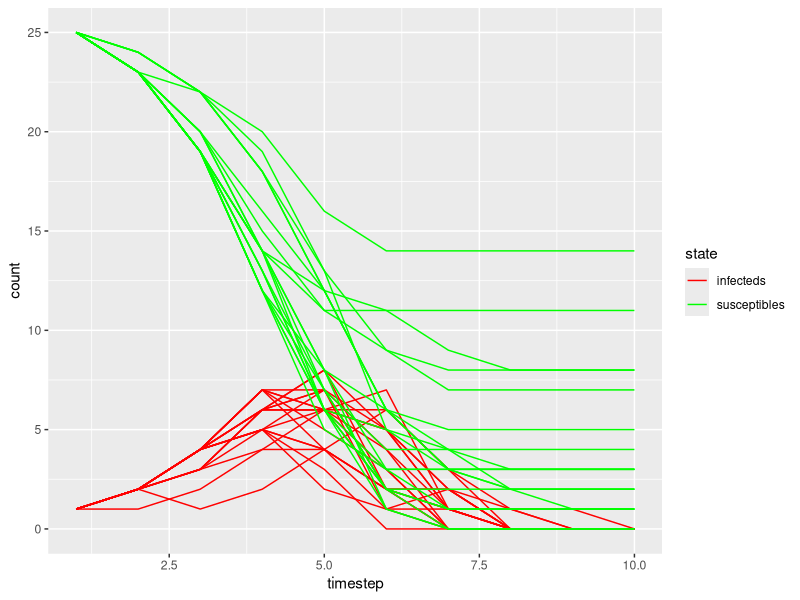
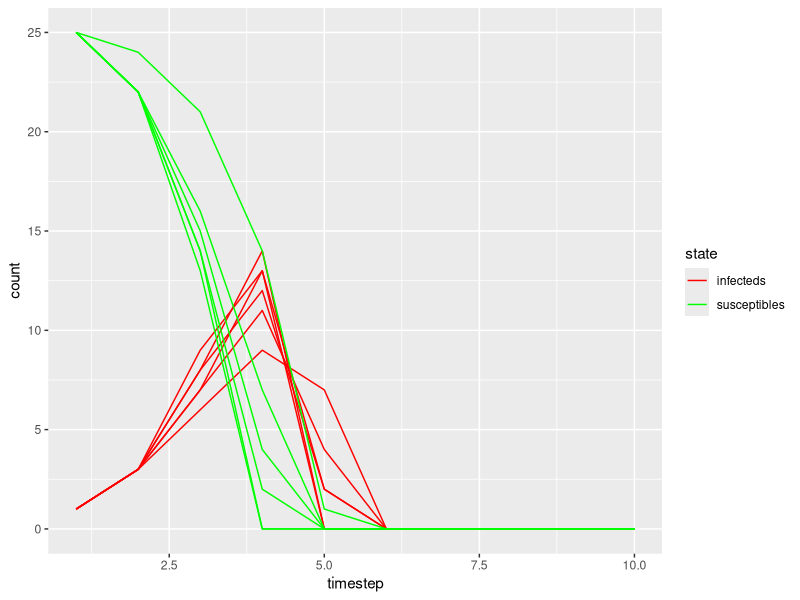
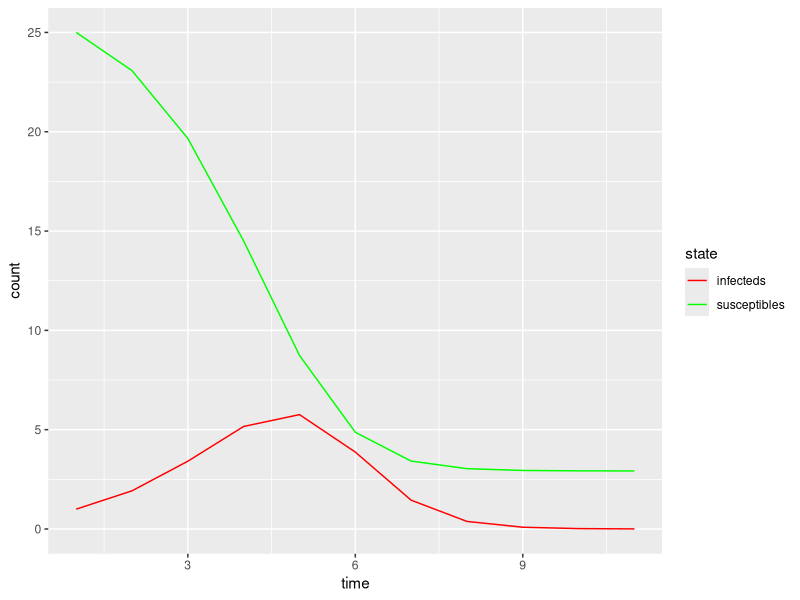
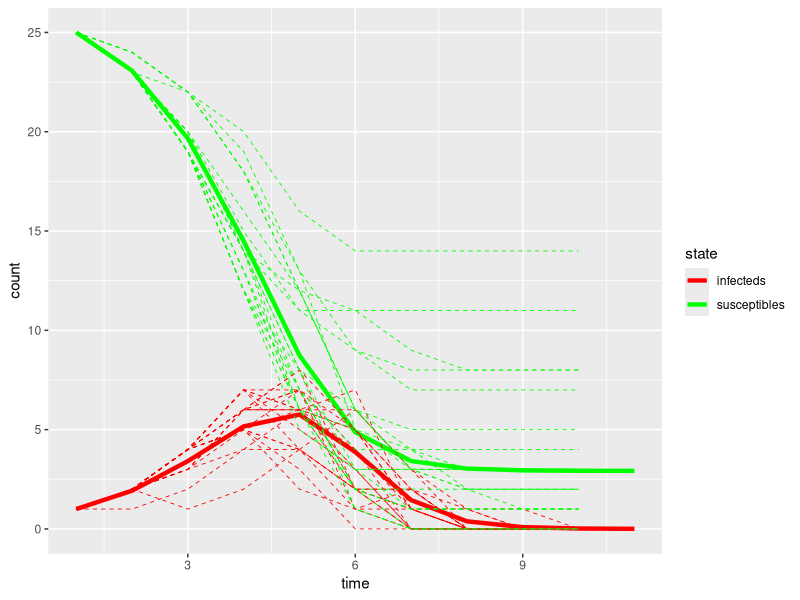
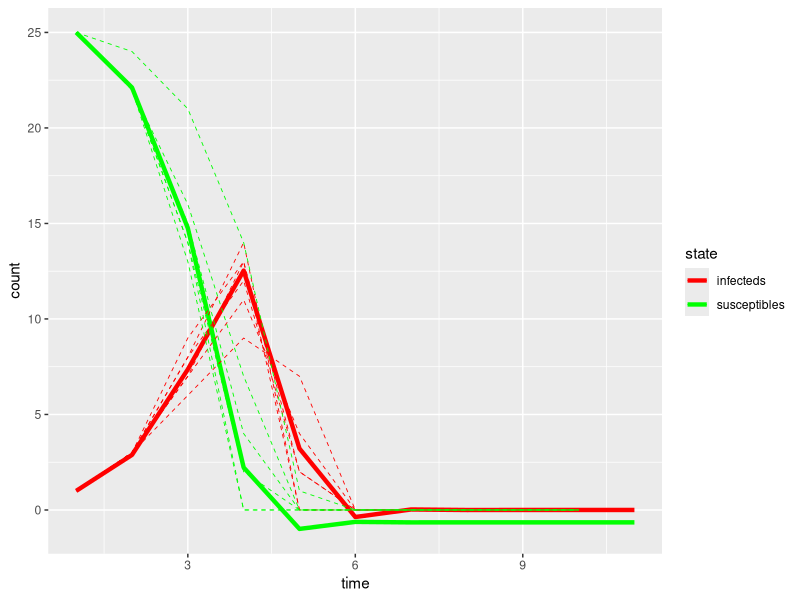
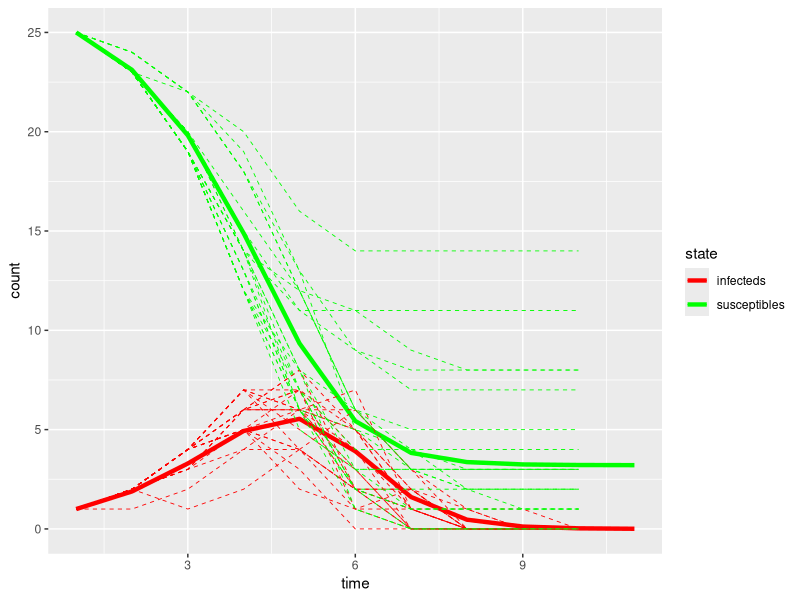

Generate these figures, in order, with R:
## Epidemic Cards Tutorial: computer exercise
## E2M2: Ecological and Epidemiological Modeling in Madagascar
## January 6-14, 2020

## Cara Brook, 2020

## By now, you've been exposed to some of the variety of model
## types used to understand infectious disease data. We'll now work
## with a few of those forms to explain our own data.

## By the end of this tutorial, you should be able to:
##
##  * Make a simple SIR model in discrete time.
##  * Visualize data from a time series of Infected and Susceptible case counts
##  * Fit a simple SIR model (i.e. estimate the transmission parameter) with 
##    logistic regression techniques.

library(plyr)
library(ggplot2)
library(dplyr)

rm(list=ls())
######################################################################
## Part 1: Visualizing your data

## Earlier, you played an epidemic card game and generated several time
## series of infecteds and susceptibles. Let's take a look at these data.

## Import .csv file 
dat <-  read.csv("Epidemic_Cards.csv", header=T)

## (1) Take a look at the form of the dataset
head(dat)


## (2) Select a subset of these data, choosing just those with R0 value = 2 and name that object "dat.R0"
dat.R0 <- subset(dat, R0==2)
head(dat.R0)

## (3) Next,  define the length of our time series. Make a vector titled "time" that is the length of 
## the longest timestep in your dataset.
max(dat.R0$timestep)
time = seq(1,10,1)
time = 1:10


## Look at the vector:
time

## (4) Now, define a variable called "N" that equals your population size (Daniel's pile)
N=26



## (5) Using your data, plot Infecteds over time, with a different line for each trial.
## Color all the Infecteds lines as red.
head(dat.R0)

# Because Cara likes ggplot, she wrote this code to convert the dataset into a form 
# that was better suited for plotting in ggplot
dat.R0.infecteds = dplyr::select(dat.R0, timestep, infecteds, trial, R0) #grab just the infecteds column
dat.R0.susceptibles = dplyr::select(dat.R0, timestep, susceptibles, trial, R0) # grab just the susceptibles column
dat.R0.infecteds$state <- "infecteds" #label
dat.R0.susceptibles$state <- "susceptibles" #label

names(dat.R0.infecteds) <- names(dat.R0.susceptibles) <- c("timestep", "count", "trial", "R0", "state") #make both datasets with the same names
dat.R0.new <- rbind(dat.R0.infecteds, dat.R0.susceptibles) #bind
head(dat.R0.new)

#plot infecteds and susceptibles together in ggplot
colz <- c('susceptibles'= "green", 'infecteds'="red")
p1<- ggplot(data=dat.R0.new) + 
    geom_line(data=subset(dat.R0.new, state=="infecteds"), aes(x=timestep, y=count, group=trial, color=state)) + scale_color_manual(values=colz)+
    geom_line(data=subset(dat.R0.new, state=="susceptibles"), aes(x=timestep, y=count, group=trial, color=state))
print(p1)


## (6) How do things change when R0 = 3? Go back above, and take a new subset of the
## data with R0 = 3, and repeat!

dat.R0.3 <- subset(dat, R0==3)
head(dat.R0.3)
#repeat above to format for ggplot
dat.R0.infecteds.3 = dplyr::select(dat.R0.3, timestep, infecteds, trial, R0)
dat.R0.susceptibles.3 = dplyr::select(dat.R0.3, timestep, susceptibles, trial, R0)
dat.R0.infecteds.3$state <- "infecteds"
dat.R0.susceptibles.3$state <- "susceptibles"

names(dat.R0.infecteds.3) <- names(dat.R0.susceptibles.3) <- c("timestep", "count", "trial", "R0", "state")
dat.R0.new.3 <- rbind(dat.R0.infecteds.3, dat.R0.susceptibles.3)
head(dat.R0.new.3)
tail(dat.R0.new.3)

# (7) and plot
p2<- ggplot(data=dat.R0.new.3) + 
  geom_line(data=subset(dat.R0.new.3, state=="infecteds"), aes(x=timestep, y=count, group=trial, color=state)) + scale_color_manual(values=colz)+
  geom_line(data=subset(dat.R0.new.3, state=="susceptibles"), aes(x=timestep, y=count, group=trial, color=state))
print(p2)


######################################################################
##Part 2: Modeling the epidemic

## Now let's build a model to recapture these data!

## We learned this week that models can take a variety of
## forms. The primary axes of model differentiation are: (1) discrete vs. 
## continuous treatment of time and (2) deterministic vs. stochastic model
## forms. Here, we model our epidemic from Epidemic Cards the game in discrete time.

## The version of the model we'll work with here has 3 state variables (susceptible,
## infected, and recovered), but since our population size is constant, we only 
## need to keep track of two of these, since we could always subtract to get the third.
## This is reason why we only kept track of susceptibles and infecteds
## in our game while counting cards.

## Our state variables are given as:

## S - the number of susceptibles in the population
## I - the number of infected/infectious individuals in the population

## and we have parameter, the basic reproduction number (R0). As we have already learned,
## R0 for a pathogen gives the expected number of new infectious individuals engendered by
## one infectious individual in a completely susceptible population.


## Recall that cards are placed in the 'infection pile' and stay there for exactly 1 round.
## In disease modeling, this assumption (that infection lasts for only 1 timestep) is the equivalent
## of saying that R0 = beta, your transmission rate.

## We would thus represent a simple discrete time model in the following form:

## S[t+1] = S[t] - (R0 * S[t]/N)*I[t]
## I[t+1]= (R0 * S[t]/N)*I[t]

## where S[t] indicates the population susceptible at time t and S[t+1]
## and  I[t] indicates the population infectious at time t and I[t+1].

## Now we have all the information we need to make our discrete time model.

## (8) First, let's print our time vector from above to make sure we still have all the 
## important information at hand. Do this here:
time



## (9) Then, we make two empty vectors called  model.I and model.S for the full duration of the
## time series. (Hint, make two vectors called 'model.I' and 'model.S' that are filled with the value
## 'NA' but are the same length as your vector 'time')
model.I <- rep(NA, length=length(time))
model.S <- rep(NA, length=length(time))


## (10) Now,  "seed" these vectors with our initial conditions of the numbers infected and susceptible.
## (Hint, write over index 1 of model.I and model.S with with one infected individual 25 susceptible individuals.
model.I[1] <- 1
model.S[1] <- 25

model.I
model.S

## (11) Now make an object called "R0" that specifies a value for R0. Use the same value of R0 from the first two rounds
## of the game.
R0=2
R0

## (12) Now, write a for-loop that iterates your discrete time model across the full length of the time series
## Essentially, write the R language that says the following:

##       for (all variables, t, in the length of our time vector){
##              run my discrete time model (hint, use the equations from above, lines 88 and 89)
##             }

## S[t+1] = S[t] - (R0 * S[t]/N)*I[t]
## I[t+1]= (R0 * S[t]/N)*I[t]

for(t in 1:length(time)){
  model.S[t+1] = model.S[t] - (R0 * model.S[t]/N)*model.I[t]
  model.I[t+1]= (R0 * model.S[t]/N)*model.I[t]
  
}

model.S
model.I


## (13) Now plot the infected output from your discrete time model in #13 and color it red.
## Since your infected vector is 11 places long, you will need to add timestep 11 to the end of your "times" vector to 
## plot against your model output. Label this new time vector as: time1_11
time1_11 <- c(time, 11)
time1_11

#make model output into a format you can plot with ggplot
model.dat <- cbind.data.frame(time1_11, model.S)
head(model.dat)
names(model.dat) <- c("time", "count")
model.dat$state <- "susceptibles"

model.dat.I <- cbind.data.frame(time1_11, model.I)
names(model.dat.I) <- c("time", "count")
model.dat.I$state <- "infecteds"
head(model.dat.I)

model.dat <- rbind(model.dat, model.dat.I)

head(model.dat)
tail(model.dat)


## (14) And plot the model output.

p3 <- ggplot(data=model.dat) + geom_line(aes(x=time, y=count, color=state)) + scale_color_manual(values=colz)
print(p3)


## (15) Now, plot your model and data together.
# Make the data into thin, dashed lines and the model as thick, solid lines.
p4 <- ggplot(data=model.dat) + geom_line(aes(x=time, y=count, color=state), size=1.5) + scale_color_manual(values=colz) +
  geom_line(data=subset(dat.R0.new, state=="infecteds"), aes(x=timestep, y=count, group=trial, color=state), linetype=2, size=.3) + 
  geom_line(data=subset(dat.R0.new, state=="susceptibles"), aes(x=timestep, y=count, group=trial, color=state), linetype=2, size=.3)
print(p4)


## How do things change when R0 = 3? 
## Go back above, change R0 = 3, and repeat!
R0 = 3


for(t in 1:length(time)){
  model.S[t+1] = model.S[t] - (R0 * model.S[t]/N)*model.I[t]
  model.I[t+1]= (R0 * model.S[t]/N)*model.I[t]
  
}

time1_11 <- c(time, 11)
time1_11

#reformat for ggplot
model.dat <- cbind.data.frame(time1_11, model.S)
head(model.dat)
names(model.dat) <- c("time", "count")
model.dat$state <- "susceptibles"

model.dat.I <- cbind.data.frame(time1_11, model.I)
names(model.dat.I) <- c("time", "count")
model.dat.I$state <- "infecteds"
head(model.dat.I)

model.dat <- rbind(model.dat, model.dat.I)

#and plot it
p5 <- ggplot(data=model.dat) + geom_line(aes(x=time, y=count, color=state), size=1.5) + scale_color_manual(values=colz) +
  geom_line(data=subset(dat.R0.new.3, state=="infecteds"), aes(x=timestep, y=count, group=trial, color=state), linetype=2, size=.3) + 
  geom_line(data=subset(dat.R0.new.3, state=="susceptibles"), aes(x=timestep, y=count, group=trial, color=state), linetype=2, size=.3)
print(p5)

######################################################################
##Part 3: How likely are we to recover the observed data, assuming our model is true?

## How well does the model recapture the data?
## We see that there is variation from trial-to-trial in our data and that,
## sometimes, our model fits the data better than other times. Why might this
## be? Did we get the same time series of S and I every time we played a new trial?
## What does this tell us about the stochastic vs. deterministic nature of 
## the real world? 

## Usually we would not be so lucky as to know our model parameters (in this case, there is just
## one: R0) ahead of time. So let's fit a model with flexible parameters to our
## data and see how well it does.

######################################################################
##Part 4: Optimize parameters to 'fit' your model to your data

## Now, let's assume that we had only our data and wanted to produce a model that 
## 'fit' these data well without knowing R0 in advance. There are many methods used to
## fit models to data, and while this diversity can at first be daunting - like many
## things, this becomes easier with experience. We've already talked a lot about different
## model fitting techniques, and here, we'll just demonstrate one simple method that will just 
## minimize the sum of squared errors.


## (16) First, wrap your discrete time model above into a function called 
## "SIR.discrete.deterministic"
## with the following 2 input arguments: R0, time. Have it "return" a 
## dataframe of time, S, and I.

SIR.discrete.deterministic <- function(R0, time){
  
  N= 26
  model.S <- rep(NA, length(time))
  model.I <- rep(NA, length(time))
  
  model.S[1] <- 25
  model.I[1] <- 1
  
  for(t in 1:length(time)){
    model.S[t+1] = model.S[t] - (R0 * model.S[t]/N)*model.I[t]
    model.I[t+1]= (R0 * model.S[t]/N)*model.I[t]
    
  }
    time1_11 <- c(time, 11)
    time1_11
    
    model.dat <- cbind.data.frame(time1_11, model.S, model.I)
    head(model.dat)
    names(model.dat) <- c("time", "S", "I")
  
    
    return(model.dat)
  }
  
  
## (17) Test that your function is working by running the following line of script:
## out <- discrete.mod(R0=2, time=seq(1,10,1))

out <- SIR.discrete.deterministic(R0=2, time=seq(1,10,1))
head(out)


## (18) Write a function called "sum_sq" that calculates the sum of squared difference between your model
## and the data across all trials. (Hint: This will include 4 steps: 
## 1. You will first need to run your model at your chosen parameters.
## 2. You will then need to add two columns labeled "I_predictions" and "S_predictions" to your dat.R0
##    dataset and fill with 'NAs'
## 3. You will then need to fill those columns with model predictions from step #1. This will 
##    require a for-loop over the unique trials.
## 4. You will need to calculate the sum of squared differences between all model predictions (both S
##    and I) from the data and return it from the function.)


## Here it is:
sum_sq <- function(par, real.dat, time){
  ## 1. You will first need to run your model at your chosen parameters.
  out.model <- SIR.discrete.deterministic(R0=par, time=time)
  
  ## 2. You will then need to add two columns labeled "I_predictions" and "S_predictions" to your dat.R0
  ##    dataset and fill with 'NAs'
  real.dat$I_predictions <- real.dat$S_predictions <- NA
  
  ## 3. You will then next to fill those columns with model predictions at the appropriate timesteps
  ##    like those from #21. This will require a double for-loop over the unique trials and timesteps.
  
  ## Infecteds first:
  for(i in 1:length(unique(real.dat$trial))){
    for(j in 1:length(unique(real.dat$timestep))){
      real.dat$I_predictions[real.dat$trial==i & real.dat$timestep==j] <- out.model$I[out.model$time==j]
    }
  }
  
  ## And Susceptibles:
  for(i in 1:length(unique(real.dat$trial))){
    for(j in 1:length(unique(real.dat$timestep))){
      real.dat$S_predictions[real.dat$trial==i & real.dat$timestep==j] <- out.model$S[out.model$time==j]
    }
  }
  
  ## 4. You will need to calculate the sum of squared differences between all model predictions (both S
  ##    and I) from the data and return it from the function.)
  
  ## First, get both S and I differences
  real.dat$S_differences <- real.dat$S_predictions - real.dat$susceptibles
  real.dat$I_differences <- real.dat$I_predictions - real.dat$infecteds
  
  ## Then, square them and add them:
  sum.of.sqs = sum(c(real.dat$S_differences, real.dat$I_differences)^2)
  
  return(sum.of.sqs)
  
}

## (19) Now, use the 'BFGS' method in the function optim() to minimize the difference between your model and 
## the data, and save the returned values as an object called 'out.optim'. Guess the value of R0 as 2, meaning 
## that you should use the following input variables: 
## optim(par = 2, fn=sum_sq, real.dat=dat.R0, time=seq(1,10,1), method="BFGS")
out.optim = optim(par = 2, fn=sum_sq, real.dat=dat.R0, time=seq(1,10,1), method="BFGS")


## (20) Save out.optim$par as the object R0.fit. How close is your value to R0=2? Why might it be different?
R0.fit <- out.optim$par


## (21) Now run your model with the new value R0.fit and save the output as "new.model"
new.model = SIR.discrete.deterministic(R0=R0.fit, time = time)
head(new.model)


## (22) Plot your new model output and compare with the data. 
#First plot your model I and S predictions

#Reformat for ggplot
new.mod.S <- dplyr::select(new.model, time, S)
new.mod.I <- dplyr::select(new.model, time, I)
names(new.mod.I) <- names(new.mod.S) <- c("time", "count")
new.mod.I$state = "infecteds"
new.mod.S$state = "susceptibles"

new.model <- rbind(new.mod.I, new.mod.S)
head(new.model)

#and plot it with the data
p6 <- ggplot(data=new.model) + geom_line(aes(x=time, y=count, color=state), size=1.5) + scale_color_manual(values=colz) +
  geom_line(data=subset(dat.R0.new, state=="infecteds"), aes(x=timestep, y=count, group=trial, color=state), linetype=2, size=.3) + 
  geom_line(data=subset(dat.R0.new, state=="susceptibles"), aes(x=timestep, y=count, group=trial, color=state), linetype=2, size=.3)
print(p6)


## How well does our fitted model recapture our data, as compared with our
## 'true model', plotted above in p5?


## What does this tell us about the model fit?

## Try again, this time fitting the subset of the data for which R0 = 3. How well do you do at fitting the
## correct value here? Is it closer or not as close to your true R0 value as when you fit the subset for 
## R0 = 2? Why might this be?






